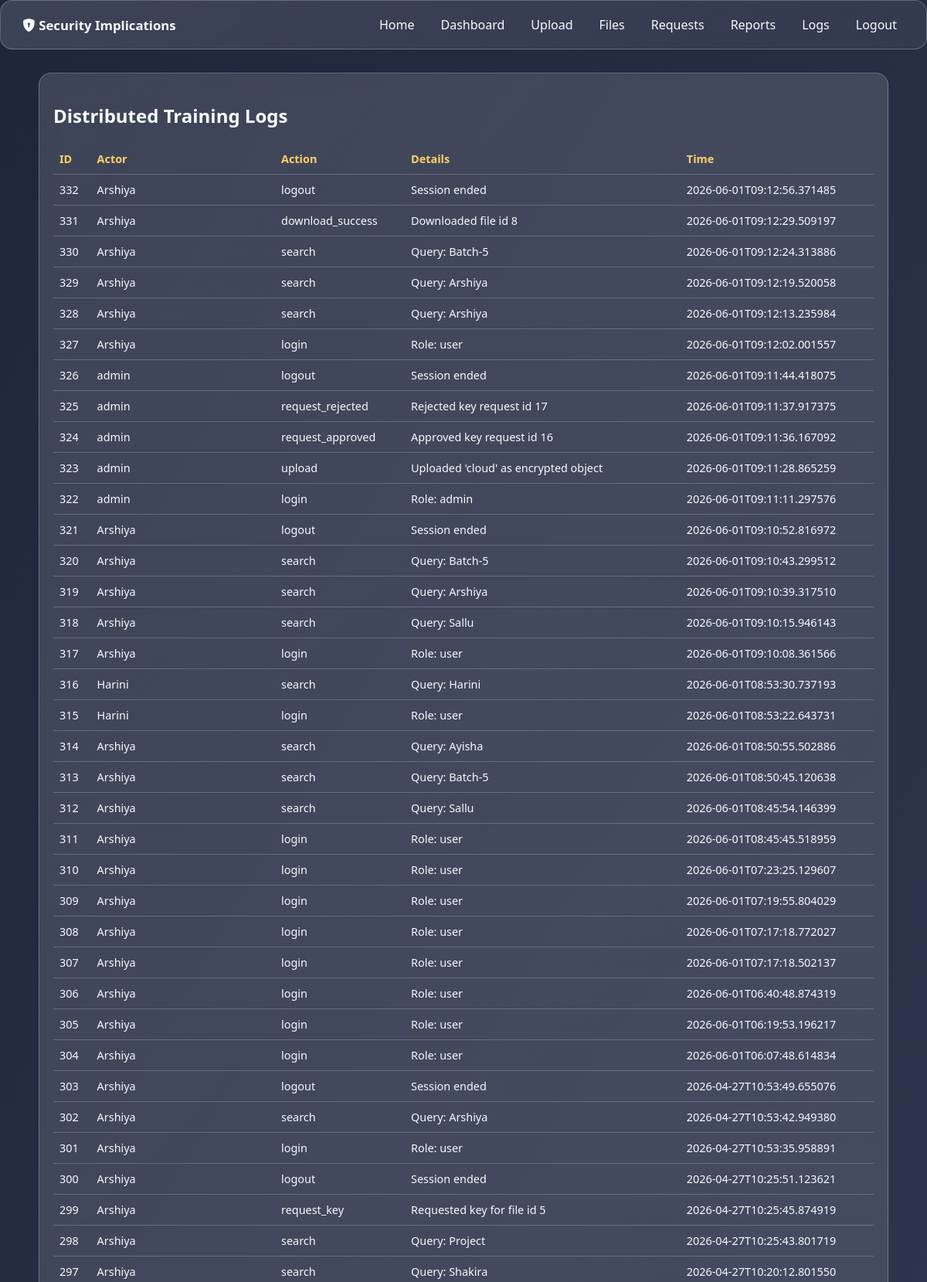
The page /admin/logs (signed in, upper part) on the database its author committed.
### tables this page shows
CREATE TABLE logs (
    id INTEGER PRIMARY KEY AUTOINCREMENT,
    actor TEXT NOT NULL,
    action TEXT NOT NULL,
    details TEXT NOT NULL,
    created_at TEXT NOT NULL
);

### app.py (the view)
@app.route("/admin/logs")
@login_required
@role_required("admin")
def admin_logs():
    db = get_db()
    rows = db.execute("SELECT * FROM logs ORDER BY id DESC LIMIT 200").fetchall()
    return render_template("logs.html", rows=rows, page_title="Distributed Training Logs")

### app.py (called while the page is built)
def get_db():
    if "db" not in g:
        g.db = sqlite3.connect(DB_PATH)
        g.db.row_factory = sqlite3.Row
    return g.db

def login_required(view):
    @wraps(view)
    def wrapped(*args, **kwargs):
        if session.get("user_id") is None:
            return redirect(url_for("login"))
        return view(*args, **kwargs)
    return wrapped

def role_required(role):
    def decorator(view):
        @wraps(view)
        def wrapped(*args, **kwargs):
            if session.get("role") != role:
                flash("Access denied.", "danger")
                return redirect(url_for("dashboard"))
            return view(*args, **kwargs)
        return wrapped
    return decorator

@app.context_processor
def inject_now():
    return {"now_year": datetime.utcnow().year}

### templates/logs.html
{% extends "base.html" %}
{% block content %}
<section class="panel glass">
  <h2>{{ page_title }}</h2>
  <table>
    <thead><tr><th>ID</th><th>Actor</th><th>Action</th><th>Details</th><th>Time</th></tr></thead>
    <tbody>
      {% for row in rows %}
      <tr><td>{{ row.id }}</td><td>{{ row.actor }}</td><td>{{ row.action }}</td><td>{{ row.details }}</td><td>{{ row.created_at }}</td></tr>
      {% endfor %}
    </tbody>
  </table>
</section>
{% endblock %}

### static/css/style.css (style rules this page uses)
:root { --bg-1: #0b132b; --bg-2: #1c2541; --bg-3: #3a506b; --accent: #5bc0be; --accent-2: #ffd166; --text: #f8fafc; --muted: #cbd5e1; }
* { box-sizing: border-box; }
body { margin: 0; min-height: 100vh; color: var(--text); font-family: "Segoe UI", Tahoma, Geneva, Verdana, sans-serif; background: linear-gradient( 120deg, rgba(11, 19, 43, 0.92), rgba(28, 37, 65, 0.9), rgba(58, 80, 107, 0.88) ), url("https://images.unsplash.com/photo-1558494949-ef010cbdcc31?auto=format&fit=crop&w=1600&q=80") center/cover fixed; }
.glass { background: linear-gradient( 135deg, rgba(255, 255, 255, 0.14), rgba(255, 255, 255, 0.06) ); border: 1px solid rgba(255, 255, 255, 0.24); backdrop-filter: blur(12px); border-radius: 16px; }
.card, .metric-card, .panel { padding: 18px; }
table { width: 100%; border-collapse: collapse; margin-top: 10px; font-size: 0.9rem; }
th, td { border-bottom: 1px solid rgba(255, 255, 255, 0.2); padding: 10px 8px; text-align: left; }
th { color: var(--accent-2); font-weight: 600; }

### rows shown on the page
logs: id "332", actor "Arshiya", action "logout", details "Session ended", created_at "2026-06-01T09:12:56.371485"
logs: id "331", actor "Arshiya", action "download_success", details "Downloaded file id 8", created_at "2026-06-01T09:12:29.509197"
logs: id "330", actor "Arshiya", action "search", details "Query: Batch-5", created_at "2026-06-01T09:12:24.313886"
logs: id "329", actor "Arshiya", action "search", details "Query: Arshiya", created_at "2026-06-01T09:12:19.520058"
logs: id "328", actor "Arshiya", action "search", details "Query: Arshiya", created_at "2026-06-01T09:12:13.235984"
logs: id "327", actor "Arshiya", action "login", details "Role: user", created_at "2026-06-01T09:12:02.001557"
logs: id "326", actor "admin", action "logout", details "Session ended", created_at "2026-06-01T09:11:44.418075"
logs: id "325", actor "admin", action "request_rejected", details "Rejected key request id 17", created_at "2026-06-01T09:11:37.917375"
logs: id "324", actor "admin", action "request_approved", details "Approved key request id 16", created_at "2026-06-01T09:11:36.167092"
logs: id "323", actor "admin", action "upload", details "Uploaded 'cloud' as encrypted object", created_at "2026-06-01T09:11:28.865259"
logs: id "322", actor "admin", action "login", details "Role: admin", created_at "2026-06-01T09:11:11.297576"
logs: id "321", actor "Arshiya", action "logout", details "Session ended", created_at "2026-06-01T09:10:52.816972"
logs: id "320", actor "Arshiya", action "search", details "Query: Batch-5", created_at "2026-06-01T09:10:43.299512"
logs: id "319", actor "Arshiya", action "search", details "Query: Arshiya", created_at "2026-06-01T09:10:39.317510"
logs: id "318", actor "Arshiya", action "search", details "Query: Sallu", created_at "2026-06-01T09:10:15.946143"
logs: id "317", actor "Arshiya", action "login", details "Role: user", created_at "2026-06-01T09:10:08.361566"
logs: id "316", actor "Harini", action "search", details "Query: Harini", created_at "2026-06-01T08:53:30.737193"
logs: id "315", actor "Harini", action "login", details "Role: user", created_at "2026-06-01T08:53:22.643731"
logs: id "314", actor "Arshiya", action "search", details "Query: Ayisha", created_at "2026-06-01T08:50:55.502886"
logs: id "313", actor "Arshiya", action "search", details "Query: Batch-5", created_at "2026-06-01T08:50:45.120638"
logs: id "312", actor "Arshiya", action "search", details "Query: Sallu", created_at "2026-06-01T08:45:54.146399"
logs: id "311", actor "Arshiya", action "login", details "Role: user", created_at "2026-06-01T08:45:45.518959"
logs: id "310", actor "Arshiya", action "login", details "Role: user", created_at "2026-06-01T07:23:25.129607"
logs: id "309", actor "Arshiya", action "login", details "Role: user", created_at "2026-06-01T07:19:55.804029"
logs: id "308", actor "Arshiya", action "login", details "Role: user", created_at "2026-06-01T07:17:18.772027"
logs: id "307", actor "Arshiya", action "login", details "Role: user", created_at "2026-06-01T07:17:18.502137"
logs: id "306", actor "Arshiya", action "login", details "Role: user", created_at "2026-06-01T06:40:48.874319"
logs: id "305", actor "Arshiya", action "login", details "Role: user", created_at "2026-06-01T06:19:53.196217"
logs: id "304", actor "Arshiya", action "login", details "Role: user", created_at "2026-06-01T06:07:48.614834"
logs: id "303", actor "Arshiya", action "logout", details "Session ended", created_at "2026-04-27T10:53:49.655076"
logs: id "302", actor "Arshiya", action "search", details "Query: Arshiya", created_at "2026-04-27T10:53:42.949380"
logs: id "301", actor "Arshiya", action "login", details "Role: user", created_at "2026-04-27T10:53:35.958891"
logs: id "300", actor "Arshiya", action "logout", details "Session ended", created_at "2026-04-27T10:25:51.123621"
logs: id "299", actor "Arshiya", action "request_key", details "Requested key for file id 5", created_at "2026-04-27T10:25:45.874919"
logs: id "298", actor "Arshiya", action "search", details "Query: Project", created_at "2026-04-27T10:25:43.801719"
logs: id "297", actor "Arshiya", action "search", details "Query: Shakira", created_at "2026-04-27T10:20:12.801550"

### other values the page prints
{{ page_title }} "Distributed Training Logs"
